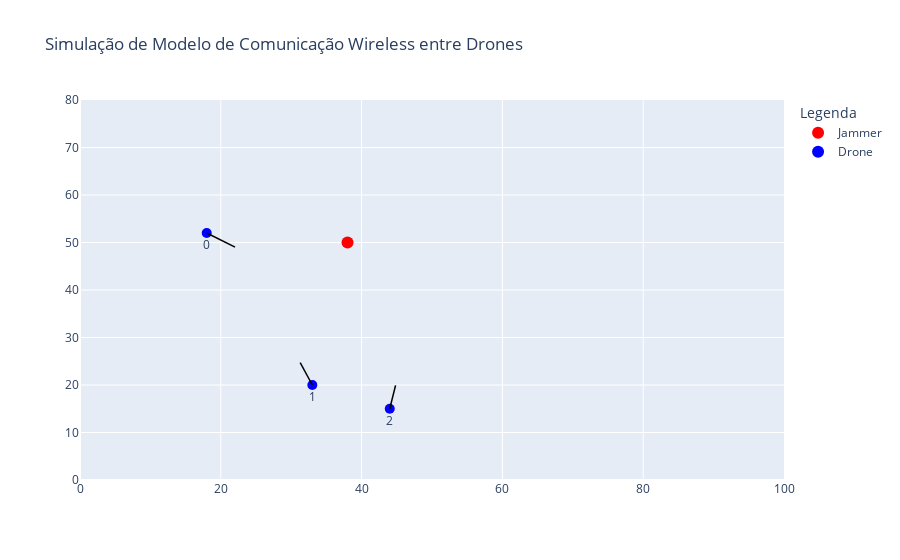

The notebook cell saved with this chart:
### Markdown cell above
VIZUALIZAÇÃO DAS DIREÇÕES DAS ANTENAS ESCOLHIDAS ALEATORIAMENTE

### Code cell
# Função para calcular a distância entre duas posições
def distancia(pos1, pos2):
    return np.sqrt((pos1[0] - pos2[0])**2 + (pos1[1] - pos2[1])**2)

# Função para encontrar vizinhos dentro do alcance de comunicação
def encontra_vizinhos(posicoes, alcance_comunicacao_nos):
    num_drones = posicoes.shape[0]
    vizinhos = {}
    for i in range(num_drones):
        vizinhos[i] = []
        for j in range(num_drones):
            if i != j and distancia(posicoes[i], posicoes[j]) <= alcance_comunicacao_nos:
                vizinhos[i].append(j)
    return vizinhos

# Função para verificar quais drones são afetados pelo jammer
def verifica_jammer(posicoes, posicao_jammer, alcance_comunicacao_jammer):
    afetados_pelo_jammer = []
    for i in range(posicoes.shape[0]):
        if distancia(posicoes[i], posicao_jammer) <= alcance_comunicacao_jammer:
            afetados_pelo_jammer.append(i)
    return afetados_pelo_jammer

# Gera direções aleatórias para as antenas
direcoes_antena = np.random.uniform(0, 360, size=num_drones)
# direcoes_antena = [278, 102, 235, 312, 182, 242]
afetados_pelo_jammer=verifica_jammer(posicoes, posicao_jammer, alcance_comunicacao_jammer)
# Comprimento das setas para indicar a direção das antenas
comprimento_seta = 5

# Criar a figura
fig = go.Figure()

# Adiciona os drones
for i in range(num_drones):
    cor = 'blue' if i in afetados_pelo_jammer else 'blue' # type: ignore
    fig.add_trace(go.Scatter(
        x=[posicoes[i, 0]],
        y=[posicoes[i, 1]],
        mode='markers+text',
        marker=dict(size=10, color=cor),
        text=str(i),
        textposition="bottom center",
        showlegend=False
    ))

    # Calcular as coordenadas da seta para a direção da antena
    direcao_radianos = np.radians(direcoes_antena[i])
    dx = comprimento_seta * np.cos(direcao_radianos)
    dy = comprimento_seta * np.sin(direcao_radianos)
    seta_x = posicoes[i, 0] + dx
    seta_y = posicoes[i, 1] + dy
    
    # Adiciona uma linha para indicar a direção da antena
    fig.add_trace(go.Scatter(
        x=[posicoes[i, 0], seta_x],
        y=[posicoes[i, 1], seta_y],
        mode='lines',
        line=dict(color='black', width=1.5),
        showlegend=False
    ))

# Adiciona o jammer
fig.add_trace(go.Scatter(
    x=[posicao_jammer[0]],
    y=[posicao_jammer[1]],
    mode='markers',
    marker=dict(size=12, color='red'),
    name='Jammer'
))

# Adiciona rastros para a legenda
fig.add_trace(go.Scatter(x=[None], y=[None], mode='markers', marker=dict(size=10, color='blue'), name="Drone"))
# fig.add_trace(go.Scatter(x=[None], y=[None], mode='markers', marker=dict(size=10, color='orange'), name="Nó afetado"))

# Configurações do gráfico
fig.update_layout(
    title="Simulação de Modelo de Comunicação Wireless entre Drones",
    xaxis=dict(range=[0, limite_x], autorange=False),
    yaxis=dict(range=[0, limite_y], autorange=False),
    legend_title_text='Legenda',
    legend=dict(traceorder='normal', itemsizing='constant')
)

fig.show()
print(direcoes_antena)

### Figure 1 — Plotly figure (JSON) as saved in the notebook; plotly's stock layout.template omitted (floating-point values rounded to 4 significant figures)
{"data": [{"marker": {"color": "blue", "size": 10}, "mode": "markers+text", "showlegend": false, "text": "0", "textposition": "bottom center", "type": "scatter", "x": [18], "y": [52]}, {"line": {"color": "black", "width": 1.5}, "mode": "lines", "showlegend": false, "type": "scatter", "x": [18, 22.02], "y": [52, 49.03]}, {"marker": {"color": "blue", "size": 10}, "mode": "markers+text", "showlegend": false, "text": "1", "textposition": "bottom center", "type": "scatter", "x": [33], "y": [20]}, {"line": {"color": "black", "width": 1.5}, "mode": "lines", "showlegend": false, "type": "scatter", "x": [33, 31.28], "y": [20, 24.69]}, {"marker": {"color": "blue", "size": 10}, "mode": "markers+text", "showlegend": false, "text": "2", "textposition": "bottom center", "type": "scatter", "x": [44], "y": [15]}, {"line": {"color": "black", "width": 1.5}, "mode": "lines", "showlegend": false, "type": "scatter", "x": [44, 44.83], "y": [15, 19.93]}, {"marker": {"color": "red", "size": 12}, "mode": "markers", "name": "Jammer", "type": "scatter", "x": [38], "y": [50]}, {"marker": {"color": "blue", "size": 10}, "mode": "markers", "name": "Drone", "type": "scatter", "x": [null], "y": [null]}], "layout": {"legend": {"itemsizing": "constant", "title": {"text": "Legenda"}, "traceorder": "normal"}, "title": {"text": "Simulação de Modelo de Comunicação Wireless entre Drones"}, "xaxis": {"autorange": false, "range": [0, 100]}, "yaxis": {"autorange": false, "range": [0, 80]}}}
